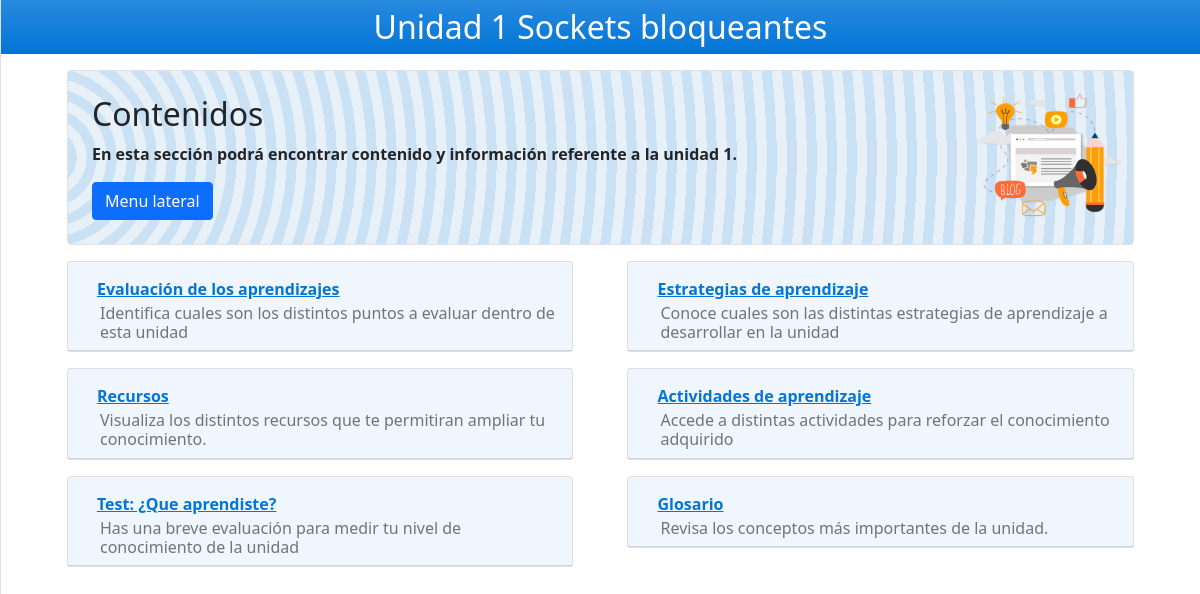
/resource/1/, run on an earlier commit of the app's database.
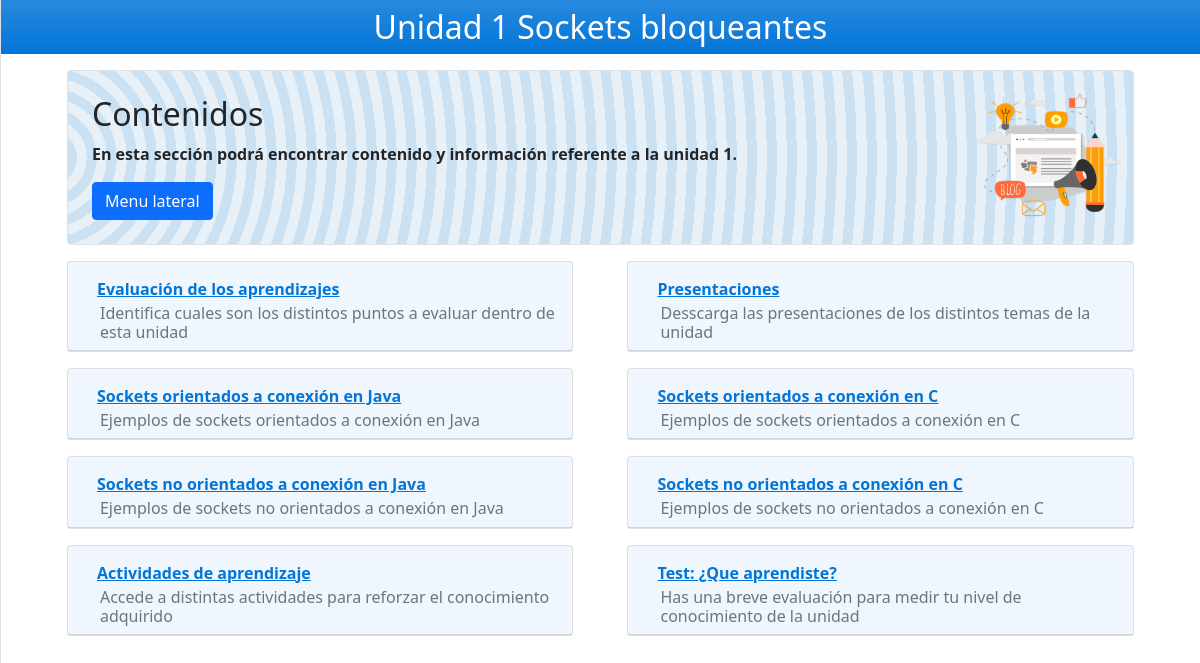
And on a later commit of the database.
### gestion/models.py (models this page shows, shortened)
class BaseUnit(models.Model):
    class Meta:
        abstract = True
    name = models.CharField(
        max_length=50, help_text="Nombre de la unidad.", verbose_name="Nombre de la unidad"
    )
    order = models.PositiveIntegerField(
        unique=True, help_text="Índice de la unidad (usado para ordenar cada unidad).", verbose_name="Índice"
    )

class Unit(BaseUnit):
    class Meta:
        ordering = ("order",)
    goal = models.CharField(
        max_length=200, default="Ejemplo", help_text="Objetivo de la materia.", verbose_name="Objetivo"
    )
    header_color = ColorField(default="#000000", help_text="Color de la barra principal.")

class UnitResource(BaseUnit):
    class Meta:
        ordering = ("order",)
    parent = models.ForeignKey(
        Unit,
        on_delete=models.CASCADE,
        related_name="ResourceUnit",
        help_text="Sección padre de este recurso.",
        verbose_name="Sección padre",
    )
    contents = models.TextField(help_text="Contenidos (HTML) para este recurso.", max_length=1000)
    subtitle = models.TextField(max_length=9000, help_text="Subtítulo, opcional.", blank=True, null=True)
    order_as_str = models.CharField(
        max_length=10,
        unique=True,
        help_text="Índice a mostrar en el sitio (Ej: 1.2.3).",
        verbose_name="Índice (temario)",
    )

### gestion/views.py (the view)
# urls.py: path("resource/<int:order>/", views.resource, name="resource")
def resource(request, order: int):
    if this_unit := Unit.objects.filter(order=order).first():
        return render(
            request,
            "resource.html",
            context={
                "this_unit": this_unit,
                "units": Unit.objects.all(),
                "resources": UnitResource.objects.filter(parent=this_unit),
            },
        )
    raise Http404()

### gestion/templates/resource.html (shortened to what this page needs)
{% extends 'base.html' %}
{% load static %}
{% block content %}
	<div style="padding-top: 0px;">
        <div class="text-white text-center mx-auto p-2 bg-gradient " style="background-color: {{ this_unit.header_color }};">
			<h2 style="margin-bottom: 0"> Unidad {{ this_unit.order }} {{ this_unit.name }}</h2>
        </div>
        <div class="col col-md-11 p-3 mx-auto">
            <img src="{% static 'main/content.png'%}" width="170" height="170" class="d-inline-block align-top float-right" alt="">
            <div class="bg-light p-4 rounded border border_acccent soft_accent">
                <h2 id="objetivo">Contenidos</h2>
                <p class="font-weight-bold">
                	En esta sección podrá encontrar contenido y información referente a la unidad {{ this_unit.order }}.
                </p>
                <button class="btn btn-primary text-white" id="sidebarToggle">Menu lateral</button>
            </div>
            <div class="p-2">
            </div>
            <div class="card-deck">
                <div class="row">
                {% for item in resources %}
                    <div class="col col-md-6 mb-3">
                        <div class="card">
                            <div class="card-header softer_accent" id="heading_{{item.order}}">
                                <button class="btn btn-link font-weight-bold" data-toggle="collapse" data-target="#collapse_{{item.order}}"
                                    aria-expanded="true" aria-controls="collapse_{{item.order}}">
                                     {{item.name}}
                                </button>
                                {% if item.subtitle %}
                                    <h6 class="card-subtitle ml-3 text-muted">{{ item.subtitle }}</h6>
                                {% endif %}
                            </div>
                        </div>
                    </div>
                {% endfor %}
                </div>
            </div>
        </div>
    </div>
</div>
{% endblock %}

### gestion/templates/base.html (shortened to what this page needs)
{% load static %}
<!DOCTYPE html>
<html lang="en">
    <head>
        <link rel="stylesheet" href="https://stackpath.bootstrapcdn.com/bootstrap/4.3.1/css/bootstrap.min.css">
        <link rel="stylesheet" href="{% static 'css/styles.css' %}">
    </head>
    <body class="pt-0">
        <div class="d-flex" id="wrapper">
            <div id="page-content-wrapper">
    {% block content %}
    {% endblock %}
    </body>
</html>

What changed in the data, as far as the page shows it:
removed UnitResource: name "Estrategias de aprendizaje", subtitle "Conoce cuales son las distintas estrategias de aprendizaje a desarrollar en la unidad"
removed UnitResource: name "Recursos", subtitle "Visualiza los distintos recursos que te permitiran ampliar tu conocimiento."
removed UnitResource: name "Glosario", subtitle "Revisa los conceptos más importantes de la unidad."
added UnitResource: name "Presentaciones", subtitle "Desscarga las presentaciones de los distintos temas de la unidad"
added UnitResource: name "Sockets orientados a conexión en Java", subtitle "Ejemplos de sockets orientados a conexión en Java"
added UnitResource: name "Sockets orientados a conexión en C", subtitle "Ejemplos de sockets orientados a conexión en C"
added UnitResource: name "Sockets no orientados a conexión en Java", subtitle "Ejemplos de sockets no orientados a conexión en Java"
added UnitResource: name "Sockets no orientados a conexión en C", subtitle "Ejemplos de sockets no orientados a conexión en C"
